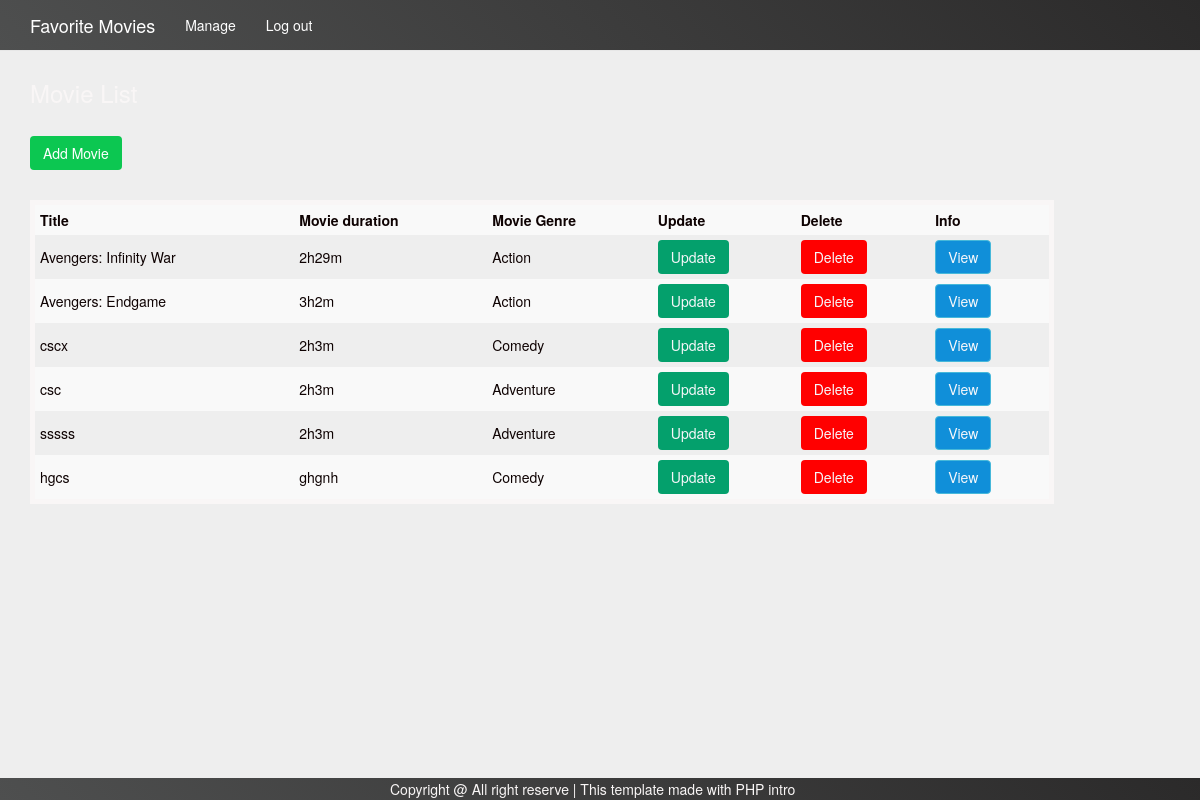
The page /index.php?page=show (signed in) on the database its author committed.
### tables this page shows
CREATE TABLE `movie` (
  `id` int unsigned NOT NULL AUTO_INCREMENT,
  `title` varchar(255) DEFAULT NULL,
  `time` varchar(255) DEFAULT NULL,
  `type` varchar(255) DEFAULT NULL,
  PRIMARY KEY (`id`)
);

### index.php (called while the page is built, shortened)
<?php
require "Controllers/HomeController.php";
require "Models/Database.php";
$config = require "resources/config/config.php";
$dsn = "mysql:host=".$config['db_host'].";dbname=".$config['db_name'];
$pdo = new PDO($dsn, $config['db_user'], $config['db_password'], $config['db_options']);
$db = new Database($pdo);
$homeController = new HomeController($db);
$homeController->index();

### Models/Database.php (called while the page is built, shortened)
<?php
class Database {
    private $pdo;
    public function __construct(PDO $pdo) {
        $this->pdo = $pdo;
    }
    public function readAll($table){
        $stm = $this->pdo->prepare('SELECT * FROM '.$table);
        $success = $stm->execute();
        $rows = $stm->fetchAll(PDO::FETCH_ASSOC);
        return ($success) ? $rows: [];
    }
}

### views/show.php (the view, shortened to what this page needs)
<?php
require "header.php";
?>
<div class="row">
    <div class="col-lg-6 col-sm-12">
        <h2 class="txt-title">Movie List</h2>
        <btn><a class="nav-color btn btn-add" href="../index.php?page=create_movie">Add Movie</a></btn>
        <table class="table-striped">
            <tr>
                <th class="txt-color">Title</th>
                <th class="txt-color">Movie duration</th>
                <th class="txt-color">Movie Genre</th>
                <th class="txt-color">Update</th>
                <th class="txt-color">Delete</th>
                <th class="txt-color">Info</th>
            </tr>
            <?php
            foreach ($this->db->readAll('movie') as $value):
            ?>
                <tr>
                    <td class="txt-color"><?php echo $value['title']; ?></td>
                    <td class="txt-color"><?php echo $value['time']; ?></td>
                    <td class="txt-color"><?php echo $value['type']; ?></td>
                    <td class="txt-color">
                        <a class="btn btn-update " href="/index.php?page=update_movie&id=<?php echo $value['id']; ?>">Update</a>
                    </td>
                    <td>
                        <a class="btn btn-delete" onclick="confirmDelete(<?php echo $value['id']; ?>)">Delete</a>
                    </td>
                    <td>
                        <a class="btn btn-info" href="/index.php?page=detail_movie&id=<?php echo $value['id']; ?>">View</a>
                    </td>
                </tr>
            <?php endforeach; ?>
        </table>
    </div>
</div>
<?php
require "footer.php";
?>

### Controllers/HomeController.php (shortened to what this page needs)
<?php
class HomeController
{
    private $db;
    public function __construct(Database $db)
    {
        $this->db = $db;
    }
    public function index()
    {
        $page = filter_input(INPUT_GET, 'page', FILTER_SANITIZE_SPECIAL_CHARS);
        if (isset($_SESSION['user'])) {
            switch ($page) {
                case "show":
                    $this->db->readAll('movie');
                    require "views/show.php";
                    break;
            }
        }
    }
}

### views/header.php (shortened to what this page needs)
<!DOCTYPE html>
<html lang="en">
<head>
    <link rel="stylesheet" href="https://maxcdn.bootstrapcdn.com/bootstrap/3.3.7/css/bootstrap.min.css">
    <link rel="stylesheet" type="text/css" href="/resources/css/style.css">
</head>
<body>
    <nav class="navbar navbar-default navbar-fixed-top">
      <div class="container">
        <div class="navbar-header">
          <a class="navbar-brand nav-color" href="../index.php?page=start">Favorite Movies</a>
        </div>
        <div id="navbar" class="collapse navbar-collapse">
          <ul class="nav navbar-nav">
            <li><a class="nav-color" href="../index.php?page=show">Manage</a></li>
            <li><a class="nav-color" href="../index.php?page=logout">Log out</a></li>
          </ul>
        </div>
      </div>
    </nav>
    <div class="container">

### views/footer.php (shortened to what this page needs)
</div>
    <footer class="footer">
      <div class="container">
        <h5 class="txt-footer">Copyright @ All right reserve | This template made with PHP intro</h5>
      </div>
    </footer>
  </body>
</html>

### resources/css/style.css (style rules this page uses)
html { margin: 0; padding: 0; }
body { background-image: url(https://tophinhanhdep.com/wp-content/uploads/2021/11/Avengers-Endgame-3D-Wallpapers.jpg); background-repeat: initial; }
body>.container { padding-bottom: 30px; padding-top: 60px; }
html { position: relative; min-height: 100%; }
body { background-color: #EEE; color: rgb(249, 246, 246); ; margin-bottom: 30px; }
.navbar { background-image: linear-gradient(45deg, rgb(78, 79, 79), rgb(43, 42, 42)); }
.nav-color { color: #fff !important; }
.btn { background-color: #fff; color: rgb(247, 247, 250); }
.btn-delete { background-color: red!important; }
.btn-update { background-color: rgb(4, 160, 108)!important; }
.btn-info { background-color: rgb(16, 143, 217)!important; }
.btn-add { background-color: rgb(12, 199, 81)!important; margin-bottom: 30px; }
.footer { position: absolute; bottom: 0; width: 100%; height: 22px; background-image: linear-gradient(45deg, rgb(78, 79, 79), rgb(43, 42, 42)); }
.txt-color { color: rgb(14, 2, 2)!important; }
table { background-color: #EEE; border: 5px solid rgb(249, 246, 246); ; }
td, th { padding: 5px; }
.txt-title { font-size: x-large; margin-bottom: 30px; }
.txt-footer { padding-top: 4px; margin: 0 0 0 360px; }
.table-striped { width: 1024px; }

### rows shown on the page
movie: title "Avengers: Infinity War", time "2h29m", type "Action"
movie: title "Avengers: Endgame", time "3h2m", type "Action"
movie: title "cscx", time "2h3m", type "Comedy"
movie: title "csc", time "2h3m", type "Adventure"
movie: title "sssss", time "2h3m", type "Adventure"
movie: title "hgcs", time "ghgnh", type "Comedy"
